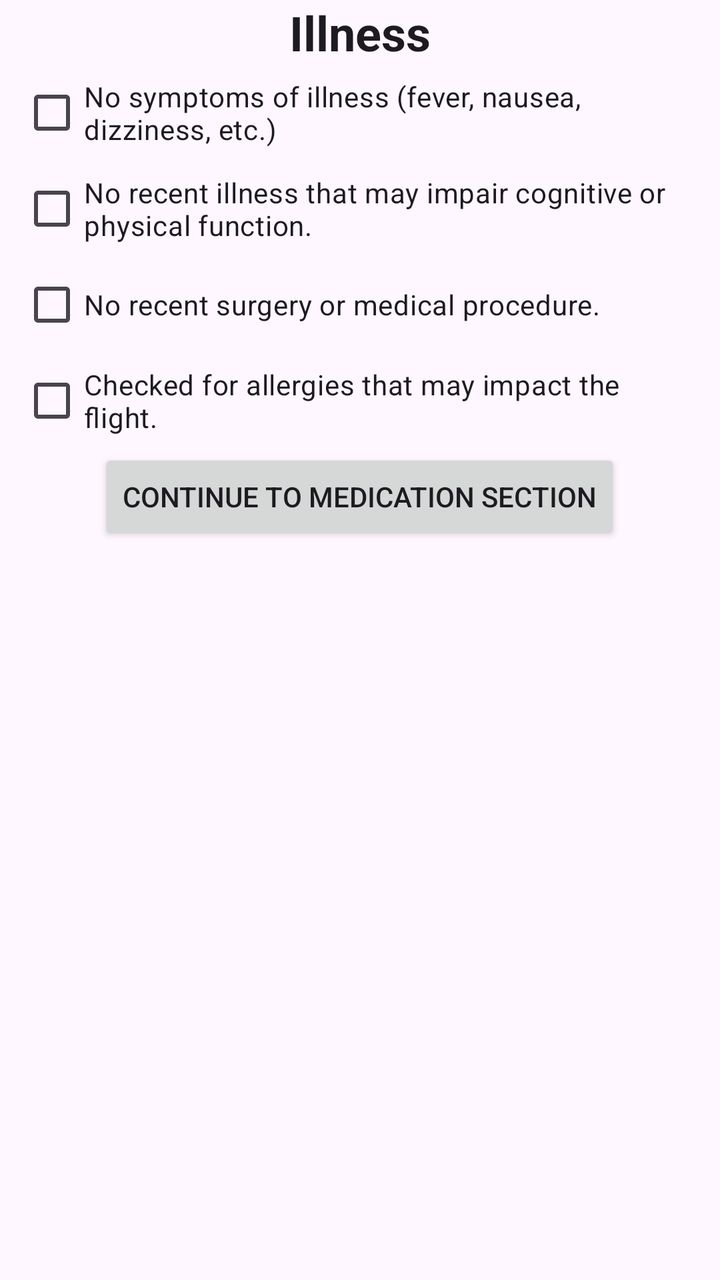
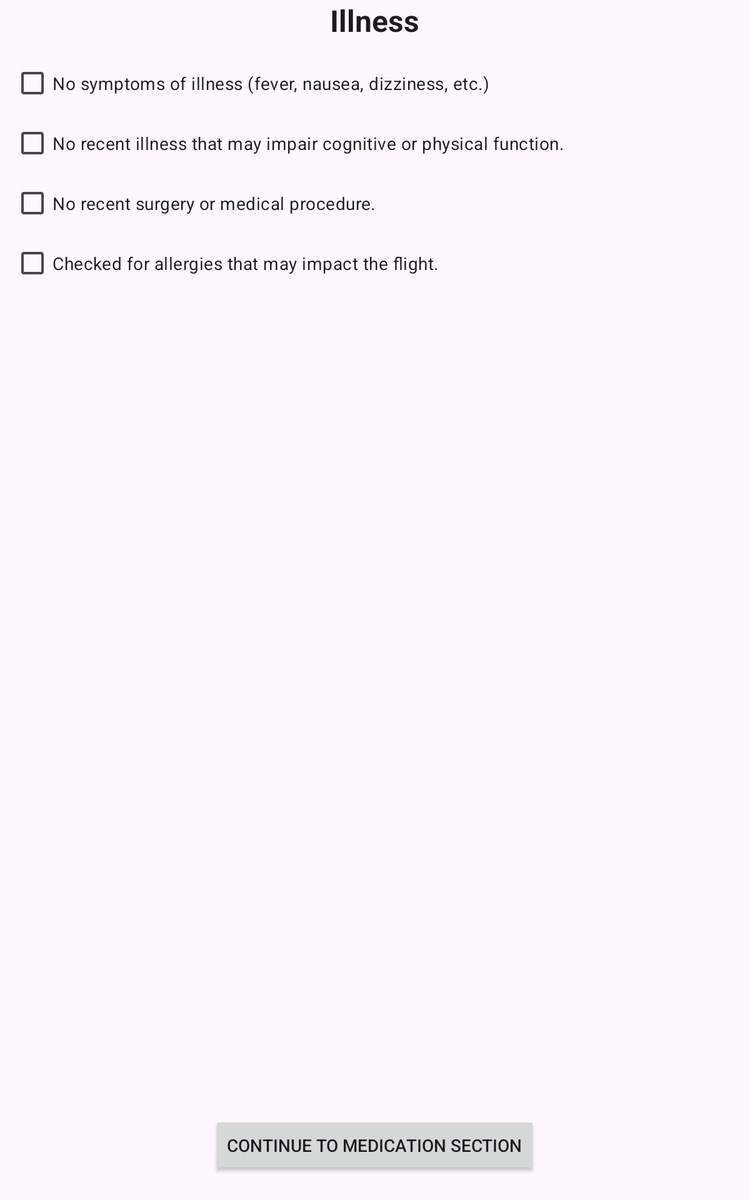

Two renders of one Android screen. The first uses the default layout on a phone; the second uses the alternative layout the repository ships for a different screen configuration, on a matching device. The two XML files are below.
<!-- AndroidManifest.xml: application theme Theme.Pilot_preflight -->
<!-- res/layout/activity_illness.xml -->
<?xml version="1.0" encoding="utf-8"?>
<RelativeLayout xmlns:android="http://schemas.android.com/apk/res/android"
    xmlns:app="http://schemas.android.com/apk/res-auto"
    xmlns:tools="http://schemas.android.com/tools"
    android:layout_width="match_parent"
    android:layout_height="match_parent"
    tools:context=".IllnessActivity">

    <TextView
        android:id="@+id/illness_header_text"
        android:layout_width="wrap_content"
        android:layout_height="wrap_content"
        android:layout_centerHorizontal="true"
        android:text="@string/illness"
        android:textStyle="bold"
        style="@style/TextAppearance.AppCompat.Headline"
        />
    <GridLayout
        android:id="@+id/illness_grid"
        android:layout_width="match_parent"
        android:layout_height="wrap_content"
        android:columnCount="1"
        android:layout_below="@id/illness_header_text"
        android:paddingHorizontal="10dp"
        >
        <CheckBox
            android:id="@+id/illness_symptom_checkbox"
            android:text="@string/no_symptoms_of_illness_fever_nausea_dizziness_etc"
            />
        <CheckBox
            android:id="@+id/illness_impair"
            android:text="@string/no_recent_illness_that_may_impair_cognitive_or_physical_function"
            />
        <CheckBox
            android:id="@+id/illness_recent_proc"
            android:text="@string/no_recent_surgery_or_medical_procedure"
            />
        <CheckBox
            android:id="@+id/illness_allergies"
            android:text="@string/checked_for_allergies_that_may_impact_the_flight"
            />
    </GridLayout>
    <Button
        android:id="@+id/imsafe_continue_med_button"
        android:layout_width="wrap_content"
        android:layout_height="wrap_content"
        android:layout_below="@id/illness_grid"
        android:layout_centerHorizontal="true"
        style="@style/landing_button"
        android:text="@string/continue_to_medication_section"
        />

</RelativeLayout>
<!-- resources referenced by this layout -->
<resources>
  <string name="checked_for_allergies_that_may_impact_the_flight">Checked for allergies that may impact the flight.</string>
  <string name="continue_to_medication_section">Continue to Medication Section</string>
  <string name="illness">Illness</string>
  <string name="no_recent_illness_that_may_impair_cognitive_or_physical_function">No recent illness that may impair cognitive or physical function.</string>
  <string name="no_recent_surgery_or_medical_procedure">No recent surgery or medical procedure.</string>
  <string name="no_symptoms_of_illness_fever_nausea_dizziness_etc">No symptoms of illness (fever, nausea, dizziness, etc.)</string>
  <style name="Theme.Pilot_preflight" parent="Base.Theme.Pilot_preflight" />
  <style name="Base.Theme.Pilot_preflight" parent="Theme.Material3.DayNight.NoActionBar">
          
          
      </style>
</resources>
<!-- res/layout-sw600dp/activity_illness.xml (the author's variant of the layout above) -->
<!-- drawn on a 7-inch tablet held upright -->
<RelativeLayout xmlns:android="http://schemas.android.com/apk/res/android"
    xmlns:app="http://schemas.android.com/apk/res-auto"
    android:layout_width="match_parent"
    android:layout_height="match_parent">

    <TextView
        android:id="@+id/illness_header_text"
        android:layout_width="wrap_content"
        android:layout_height="wrap_content"
        android:layout_centerHorizontal="true"
        android:text="@string/illness"
        android:textStyle="bold"
        style="@style/TextAppearance.AppCompat.Headline"
        />

    <ScrollView
        android:layout_width="match_parent"
        android:layout_height="match_parent"
        android:layout_below="@id/illness_header_text"
        android:padding="10dp">

        <LinearLayout
            android:layout_width="match_parent"
            android:layout_height="wrap_content"
            android:orientation="vertical">

            <CheckBox
                android:id="@+id/illness_symptom_checkbox"
                android:layout_width="wrap_content"
                android:layout_height="wrap_content"
                android:text="@string/no_symptoms_of_illness_fever_nausea_dizziness_etc"
                />

            <CheckBox
                android:id="@+id/illness_impair"
                android:layout_width="wrap_content"
                android:layout_height="wrap_content"
                android:text="@string/no_recent_illness_that_may_impair_cognitive_or_physical_function"
                />

            <CheckBox
                android:id="@+id/illness_recent_proc"
                android:layout_width="wrap_content"
                android:layout_height="wrap_content"
                android:text="@string/no_recent_surgery_or_medical_procedure"
                />

            <CheckBox
                android:id="@+id/illness_allergies"
                android:layout_width="wrap_content"
                android:layout_height="wrap_content"
                android:text="@string/checked_for_allergies_that_may_impact_the_flight"
                />
        </LinearLayout>
    </ScrollView>

    <Button
        android:id="@+id/imsafe_continue_med_button"
        android:layout_width="wrap_content"
        android:layout_height="wrap_content"
        android:layout_alignParentBottom="true"
        android:layout_centerHorizontal="true"
        android:layout_marginBottom="20dp"
        style="@style/landing_button"
        android:text="@string/continue_to_medication_section"
    />

</RelativeLayout>
